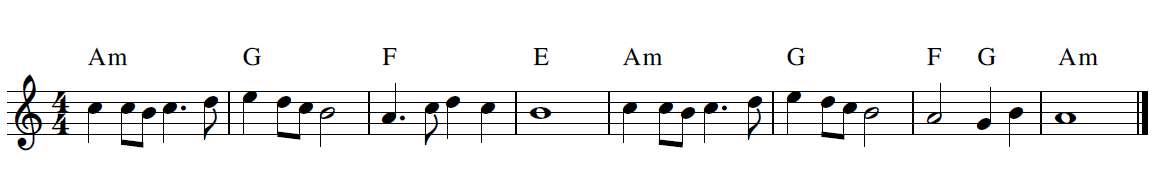
//> input picture OpenCVtest/data/score_2.png, 1158 x 171 px
$ ./Automatic_Harmony   (built with g++ and OpenCV 4)
//> lines starting //> are read from the running program, lines starting //| are printed output that depends on the picture
#include <iostream>
#include <opencv2/opencv.hpp>

using namespace cv;
using namespace std;

void exclude_lines(const Mat& _input_score, Mat* _output_score) {
	//---- 楽譜から縦線を除く処理（先行研究あり)
	Sobel(_input_score, *_output_score, CV_32F, 0, 1);
	threshold(*_output_score, *_output_score, 100, 255, THRESH_BINARY_INV);
	imshow("without_vertical_lines", *_output_score);
	waitKey(0);

	Sobel(*_output_score, *_output_score, CV_32F, 1, 0);
	threshold(*_output_score, *_output_score, 100, 255, THRESH_BINARY_INV);
	imshow("without_horizontal_lines", *_output_score);
	waitKey(0);
}

void extract_notes(const Mat& _input_noline_score, int* notes_array) {
	//---- 縦線と横線の除かれた楽譜から連結成分を抜き出し，その中で輪郭が楕円っぽいやつを音符として抽出する？？
}

void determine_notes(const Mat& _input_score, Mat& _input_ellipse, int* _output_note) {
	//---- _input_ellipse(楕円っぽい連結成分)の重心を検出．その画像面上でのy座標をもとの楽譜と比べて，それに応じて音高を同定
}

void optimal_harmonic_notes(char* code_name, int _input_note, int* _output_note) {
	//---- コードネームと入力音から，最適なハモり音を導出
}

int main() {
	Mat score = imread("./data/score_2.png");
//> score is the input picture: 171 rows x 1158 cols, CV_8UC3; mean B, G, R 238.8, 238.7, 238.7
	Mat score2;
	Mat gray_score;
	Mat gauss_score;

	imshow("Original_score", score);
	waitKey(0);

	//---- グレースケール化
	threshold(score, gray_score, 100, 255, THRESH_BINARY);
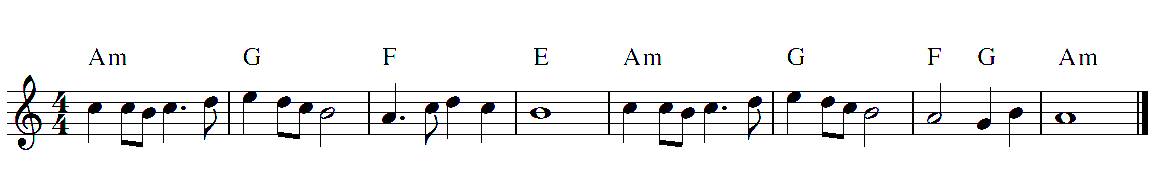
//> gray_score: 171 rows x 1158 cols, CV_8UC3; mean B, G, R 239.4, 239.2, 239.2
	imshow("Gray_score", gray_score);
	waitKey(0);
	//----

	//---- gaussian filter

	//----

	exclude_lines(gray_score, &score2);
//> in exclude_lines, `Sobel(_input_score, *_output_score, CV_32F, 0, 1);`:
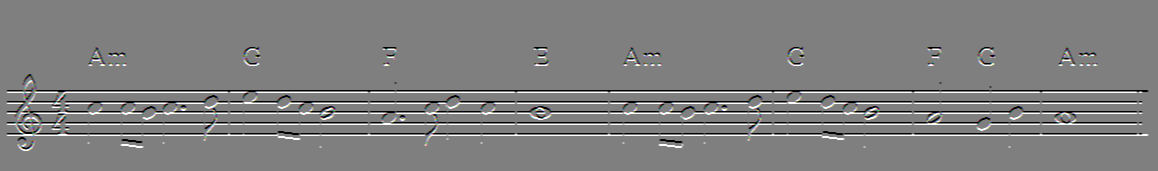
//> _output_score: 171 rows x 1158 cols, CV_32FC3; mean B, G, R 0, 0, 0; drawn with min black and max white
//> in exclude_lines, `threshold(*_output_score, *_output_score, 100, 255, THRESH_BINARY_INV);`:
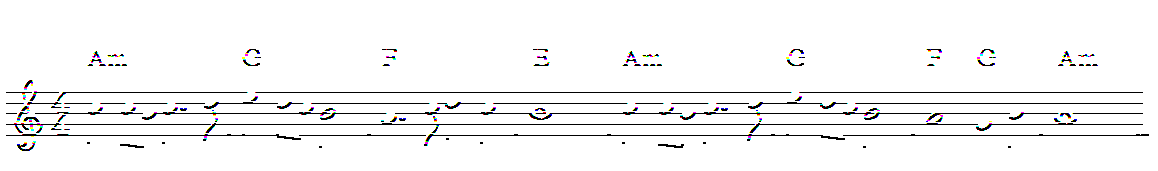
//> _output_score: 171 rows x 1158 cols, CV_32FC3; mean B, G, R 245.3, 245.1, 245.2
//> in exclude_lines, `Sobel(*_output_score, *_output_score, CV_32F, 1, 0);`:
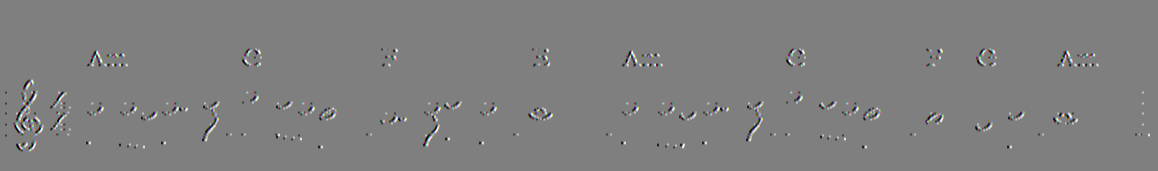
//> _output_score: 171 rows x 1158 cols, CV_32FC3; mean B, G, R 0, 0, 0; drawn with min black and max white
//> in exclude_lines, `threshold(*_output_score, *_output_score, 100, 255, THRESH_BINARY_INV);`:
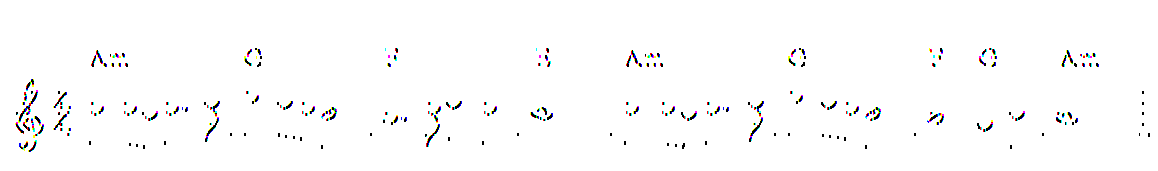
//> _output_score: 171 rows x 1158 cols, CV_32FC3; mean B, G, R 252.1, 251.9, 252


	return 0;
}
